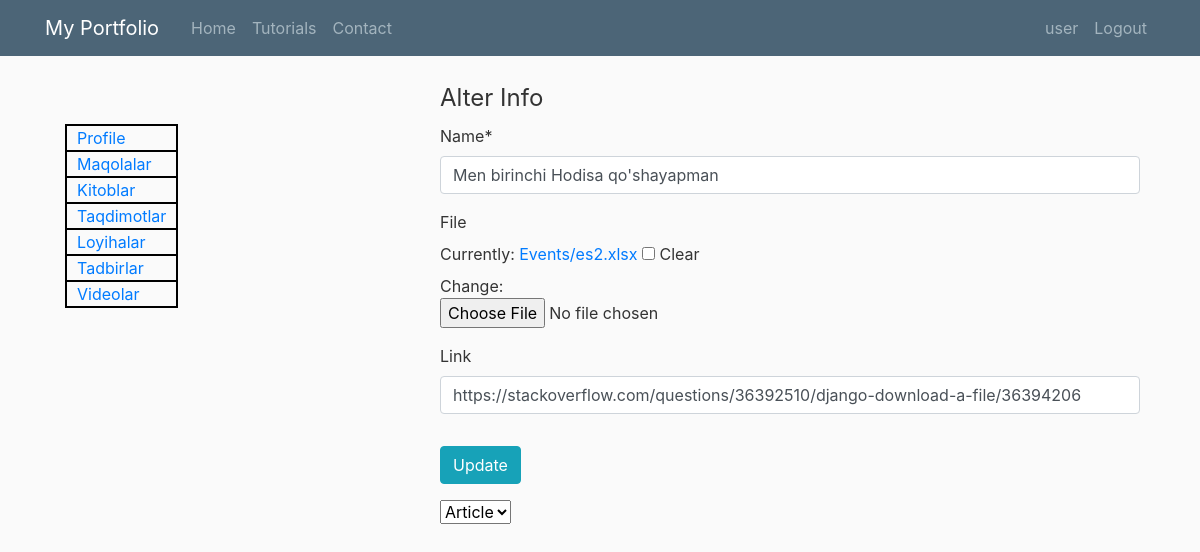
Page /events/men-birinchi-hodisa-qoshayapman/update/ (signed in) on the committed database.
### Events/models.py (models this page shows, shortened)
class Events(models.Model):
    name = models.CharField(max_length=1000)
    file = models.FileField(blank=True, upload_to="Events")
    slug = models.SlugField(blank=False, max_length=1000)
    author = models.ForeignKey(User, on_delete=models.CASCADE, default=None)
    link = models.URLField(blank=True )
    pub_date = models.DateTimeField(auto_now_add=True)
    up_date = models.DateTimeField(auto_now=True)
    class Meta:
        verbose_name = 'Event'
        verbose_name_plural = "Events"

### Events/views.py (the view, shortened to what this page needs)
# urls.py: path('<slug:slug>/update/',EventsUpdateView.as_view(), name="events_update"),
class EventsUpdateView( LoginRequiredMixin , UserPassesTestMixin, UpdateView):
    model = Events
    template_name = 'article_update.html'
    fields = ['name', 'file', 'link']
    def test_func(self):
        book = self.get_object()
        if book.author == self.request.user:
            return True
        return False

### templates/article_update.html (shortened to what this page needs)
{% extends 'base.html' %}
{% load crispy_forms_tags %}
{% block content %}
    <form method="post" enctype="multipart/form-data">
        <fieldset class="form-group">
            <legend>Alter Info</legend>
            {{ form|crispy }}
        </fieldset>
        <div class="form-group">
            <button class="btn btn-info" type="submit">Update</button>
        </div>
        <select name="new_adding" id="new_add">
            <option type="radio-btn" value="article"><a href="{% url 'articles_create' %}">Article</a></option>
        </select>
    </form>
{% endblock %}

### templates/base.html (shortened to what this page needs)
{% load crispy_forms_tags %}
<!DOCTYPE html>
<html lang="en">
<head>
    <link rel="stylesheet" href="https://stackpath.bootstrapcdn.com/bootstrap/4.3.1/css/bootstrap.min.css">
</head>
<body>
    <header class="site-header">
        <nav class="navbar navbar-expand-md navbar-dark bg-steel fixed-top">
          <div class="container">
            <a class="navbar-brand mr-4" href="/">My Portfolio</a>
            <div class="collapse navbar-collapse" id="navbarToggle">
              <div class="navbar-nav mr-auto">
                <a class="nav-item nav-link" href="{% url 'blog-home' %}">Home</a>
                <a class="nav-item nav-link" href="#">Tutorials</a>
                <a class="nav-item nav-link" href="#">Contact</a>
              </div>
              <div class="navbar-nav">
                {% if user.is_authenticated %}
                <a class="nav-item nav-link" href="{% url 'profile' %}">{{user.username}}</a>
                <a class="nav-item nav-link" href="{% url 'logout' %}">Logout</a>
                {% else %}
                <a class="nav-item nav-link" href="{% url 'login' %}">Login</a>
                {% endif %}
              </div>
            </div>
          </div>
        </nav>
      </header>
    <div class="container">
      <div class="row">
        <div class="col-md-4">
          <table style="margin: 20px; width:30px; height:15px;">
            <tr><td><a href="{% url 'profile'%}">Profile</a></td></tr>
            <tr><td><a href="{% url 'articles' %}">Maqolalar</a></td></tr>
            <tr><td><a href="{% url 'books' %}">Kitoblar</a></td></tr>
            <tr><td><a href="{% url 'presentations' %}">Taqdimotlar</a></td></tr>
            <tr><td><a href="{% url 'projects' %}">Loyihalar</a></td></tr>
            <tr><td><a href="{% url 'events' %}">Tadbirlar</a></td></tr>
            <tr><td><a href="{% url 'books' %}">Videolar</a></td></tr>
          </table>
        </div>
          <div class="col-md-8">
            <div class="container">
              {% block content %}{% endblock content %}
            </div>
       </div>
</body>
</html>

### templates/base.html (style rules this page uses)
body { background: #fafafa; color: #333333; margin-top: 5rem; }
.bg-steel { background-color: #4c6577; }
.site-header .navbar-nav .nav-link { color: #a3b4be; }
tr, td { border: 2px black solid; padding: 0 10px; width:90px; height:25px; }

### rows in the picture
Events: name "Men birinchi Hodisa qo'shayapman", link "https://stackoverflow.com/questions/36392510/django-download-a-file/36394206"

### other values in the picture
{{ user.username }} "user"
